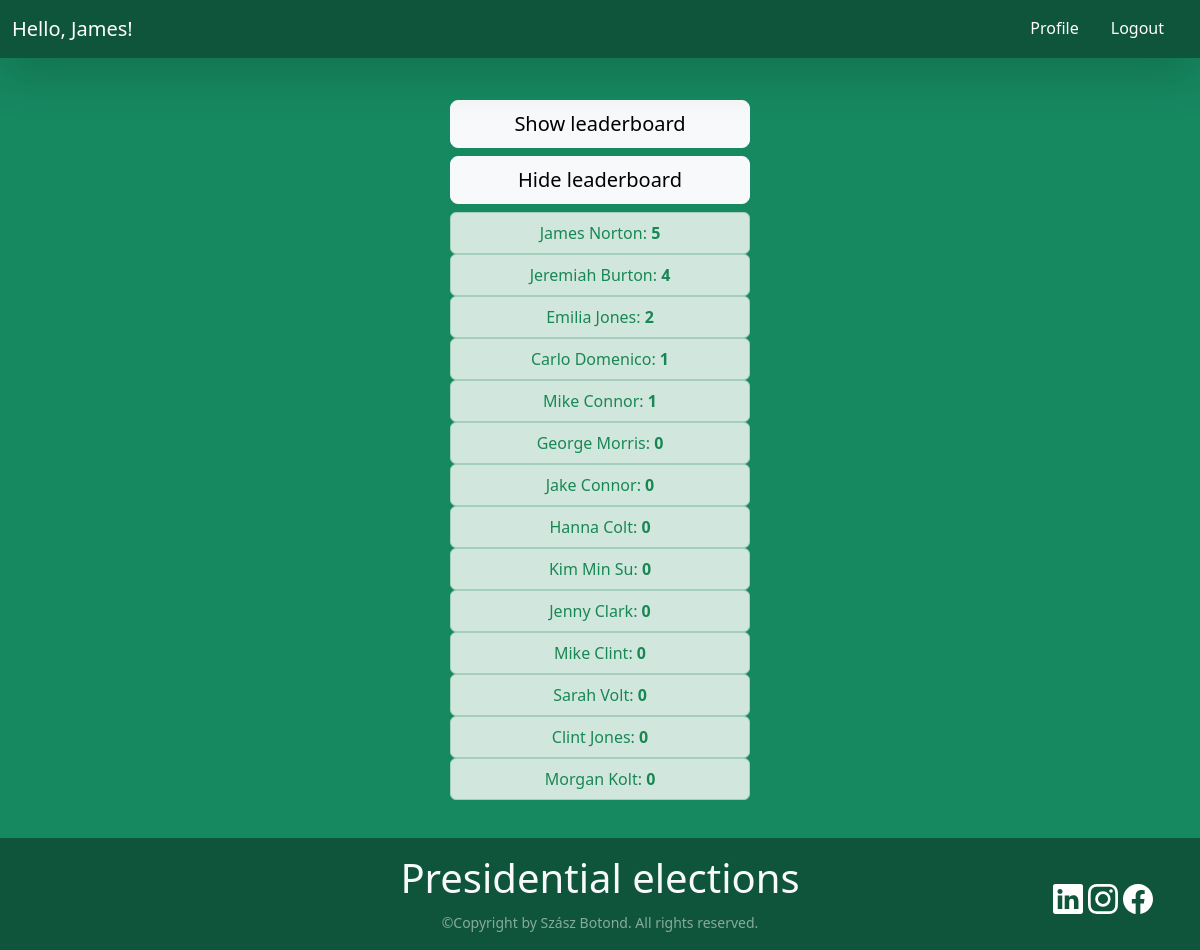
Page /show_leaderboard (signed in) on the earlier database version.
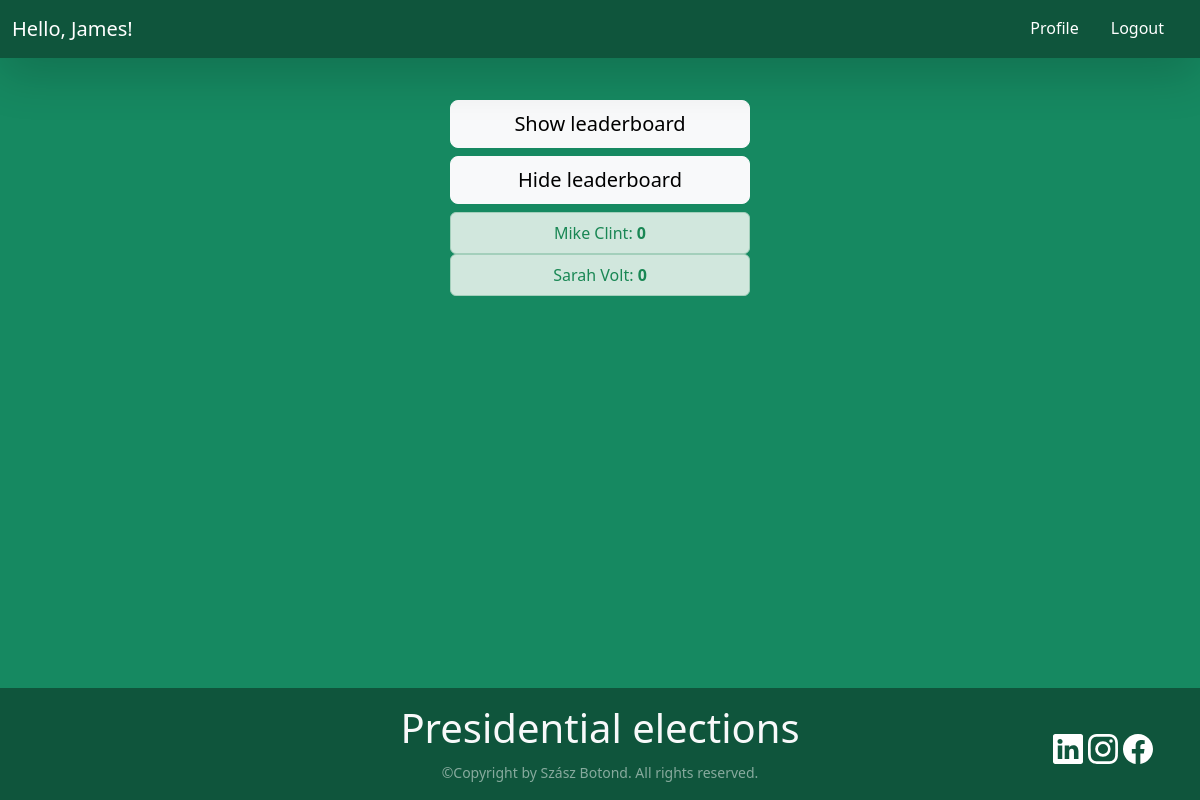
Same page on the later database version.
### authentication/models.py (models this page shows, shortened)
class Profile(models.Model):
    user = models.OneToOneField(User, on_delete=models.CASCADE)
    user_bio = models.TextField(max_length=500, default="Default description")
    hasVoted = models.BooleanField(default=False)
    votedFor = models.IntegerField(default=None, editable=True, null=True)
    numberOfVotes = models.IntegerField(default=0, editable=True)
    hasApplied = models.BooleanField(default=False)
    linkFacebook = models.TextField(max_length=1000, default="")
    linkInstagram = models.TextField(max_length=1000, default="")
    linkLinkedin = models.TextField(max_length=1000, default="")

### authentication/views.py (the view)
# urls.py: path('show_leaderboard', views.show_leaderboard, name="show_leaderboard"),
def show_leaderboard(request):
    all_candidates = Profile.objects.filter(hasApplied=True).order_by('-numberOfVotes')
    current_user = request.user
    firstName = current_user.first_name
    lastName = current_user.last_name
    return render(request, "main-page.html", {"all_candidates":all_candidates, 'firstName': firstName, 'lastName': lastName})

### authentication/templates/main-page.html (shortened to what this page needs)
{% load static %}
<!DOCTYPE html>
<html lang="en">
<head>
    <link href="https://cdn.jsdelivr.net/npm/bootstrap@5.3.2/dist/css/bootstrap.min.css" rel="stylesheet"
>
    <link rel="stylesheet" href="/static/style.css">
</head>
<body style="padding-top: 170px; display: flex; flex-direction: column; min-height: 100vh; width: 100%;">
    {% if user.is_authenticated %}
    <nav class="navbar navbar-expand-lg shadow-lg fixed-top" style="background-color: rgb(15, 85, 60);">
        <div class="container-fluid">
            <a class="navbar-brand text-white" href="/profile">Hello, {{firstName.title}}!</a>
            <div class="collapse navbar-collapse" id="navbarSupportedContent">
                <ul class="navbar-nav justify-content-end flex-grow-1 pe-3 nav-underline">
                    <li class="nav-item">
                        <a class="nav-link text-white" aria-current="page" href="/profile">Profile</a>
                    </li>
                    <li class="nav-item">
                        <a class="nav-link text-white" aria-current="page" href="/logout">Logout</a>
                    </li>
                </ul>
            </div>
        </div>
    </nav>
    <div class="d-grid gap-2 justify-content-center" style="padding-bottom: 150px; position:absolute; top: 100px">
        <a class="btn btn-lg btn-light h-auto d-inline-block " href="/show_leaderboard" type="submit" role="button">Show
            leaderboard</a>
        <a class="btn btn-lg btn-light h-auto d-inline-block " href="/main_page" type="submit" role="button">Hide
            leaderboard</a>
        <div id="main-page-container" class="d-grid gap-2" style="height: auto; width: 300px;">
            <div id="profile-list" class="h-auto">
                {% if all_candidates %}
                {% for profile in all_candidates %}
                <ul class="list-group">
                    <li class="list-group-item list-group-item-success  text-center">
                        <a href="{% url 'view_profile' profile.user.id %}"
                            class="link-success link-underline-opacity-0 link-underline-opacity-75-hover link-offset-2">
                            {{ profile.user.first_name.title }} {{ profile.user.last_name.title }}: <strong>{{ profile.numberOfVotes }}</strong></a>
                    </li>
                </ul>
                {% endfor %}
                {% endif %}
            </div>
        </div>
    </div>
    {% include 'footer.html' %}
    {% else %}
    <div class="d-grid gap-2">
        <button class="btn btn-light btn-lg" type="submit"><a href="/login" class="form-text">Login</a></button>
        <button class="btn btn-light btn-lg" type="submit"><a href="/register" class="form-text">Register</a></button>
    </div>
    {% endif %}
</body>
</html>

Differences in the rows shown:
no longer on this page (row edited): Profile: user.first_name "James", user.last_name "Norton", numberOfVotes "5"
no longer on this page (row edited): Profile: user.first_name "Jeremiah", user.last_name "Burton", numberOfVotes "4"
no longer on this page (row edited): Profile: user.first_name "Emilia", user.last_name "Jones", numberOfVotes "2"
no longer on this page (row edited): Profile: user.first_name "Carlo", user.last_name "Domenico", numberOfVotes "1"
no longer on this page (row edited): Profile: user.first_name "Mike", user.last_name "Connor", numberOfVotes "1"
no longer on this page (row edited): Profile: user.first_name "George", user.last_name "Morris", numberOfVotes "0"
no longer on this page (row edited): Profile: user.first_name "Jake", user.last_name "Connor", numberOfVotes "0"
no longer on this page (row edited): Profile: user.first_name "Hanna", user.last_name "Colt", numberOfVotes "0"
no longer on this page (row edited): Profile: user.first_name "Kim", user.last_name "Min Su", numberOfVotes "0"
no longer on this page (row edited): Profile: user.first_name "Jenny", user.last_name "Clark", numberOfVotes "0"
no longer on this page (row edited): Profile: user.first_name "Clint", user.last_name "Jones", numberOfVotes "0"
no longer on this page (row edited): Profile: user.first_name "Morgan", user.last_name "Kolt", numberOfVotes "0"
